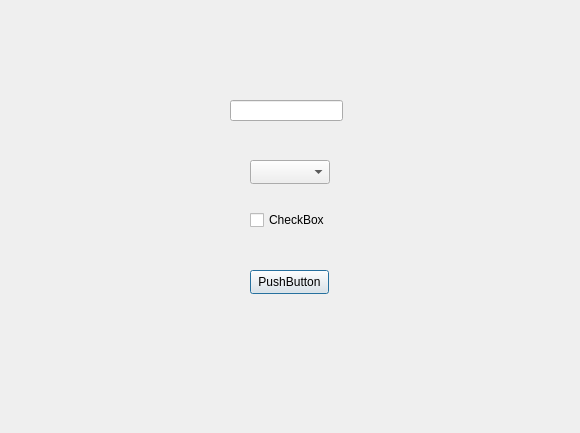
<?xml version="1.0" encoding="UTF-8"?>
<ui version="4.0">
 <class>Dialog</class>
 <widget class="QDialog" name="Dialog">
  <property name="geometry">
   <rect>
    <x>0</x>
    <y>0</y>
    <width>580</width>
    <height>433</height>
   </rect>
  </property>
  <property name="windowTitle">
   <string>Dialog</string>
  </property>
  <widget class="QLineEdit" name="lineEdit">
   <property name="geometry">
    <rect>
     <x>230</x>
     <y>100</y>
     <width>113</width>
     <height>21</height>
    </rect>
   </property>
  </widget>
  <widget class="QComboBox" name="comboBox">
   <property name="geometry">
    <rect>
     <x>250</x>
     <y>160</y>
     <width>80</width>
     <height>24</height>
    </rect>
   </property>
  </widget>
  <widget class="QCheckBox" name="checkBox">
   <property name="geometry">
    <rect>
     <x>250</x>
     <y>210</y>
     <width>78</width>
     <height>20</height>
    </rect>
   </property>
   <property name="text">
    <string>CheckBox</string>
   </property>
  </widget>
  <widget class="QPushButton" name="pushButton">
   <property name="geometry">
    <rect>
     <x>250</x>
     <y>270</y>
     <width>79</width>
     <height>24</height>
    </rect>
   </property>
   <property name="text">
    <string>PushButton</string>
   </property>
  </widget>
 </widget>
 <resources/>
 <connections/>
</ui>
